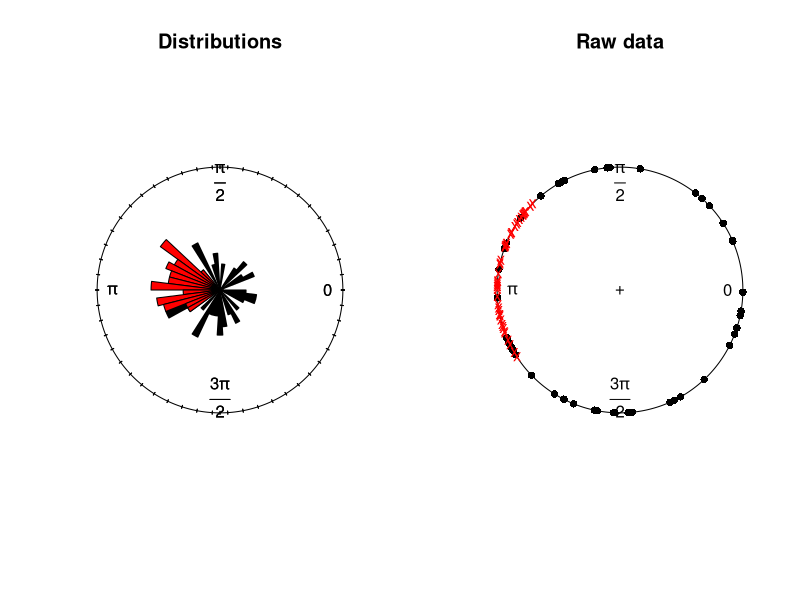
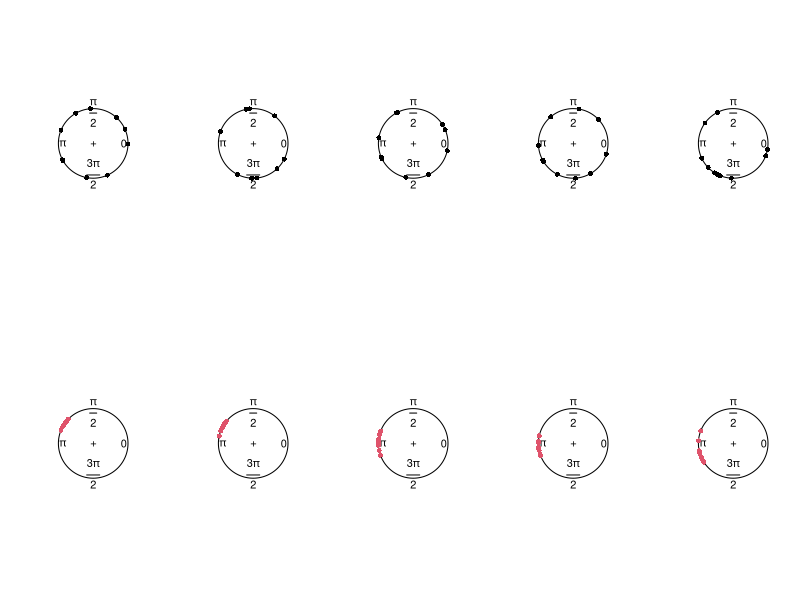

Write the R code that produced these figures, in order.
# generate some simple random data describing random directions.
# The data to be generated will represent a number of treatment groups, with 
# the first group representing a control. The control will take uniform random
# directions around the circle, and so will have mean of pi, but with complete
# representation of angles. The treatment groups will have a specified mean, 
# and a specified standard devation of angle. In this way, we need to be able to
# do two things with the data: compare the means of the treatment groups, and
# also identify which groups are behaving differently to random. That is, 
# we need to be able to test both the accuracy and precision of the data.
# So far the code starts off quite generic, and can generate data for lots of 
# groups, but i have later assumed that there are only two groups for ease of 
# plotting.

library(circular)

# how many treatment groups
G <- 2 # in this case a treatment and a control

# how many individuals in each group
M <- 5

# how many observations on the same individual
N <- 10

# ------------------------------------------------------------------------------
# generate the matrix for the data with columns for the angle data y, 
# treatment group, and ID of the individual.

n.obs <- G * M * N # number of observations in total
circ.dat <- data.frame(y =  double(n.obs), 
                       group =  sort(rep(1:G, M*N)), ID = sort(rep(1:(M*G), N)))


                      

# specify a full set of completely random directions for the control group.
# That is, the concentration value rho = 0.
circ.dat[1:(M*N), 1] <- circular::rwrappednormal(M*N, mu=circular(0), rho=0, 
                                       control.circular = list(units="radians"))

# loop through and specify means and rhos for each of the other treatment groups
for (i in 2:G) {
  start.idx <- (i-1)*N*M + 1 
  end.idx <- i*M*N
  
  # here i have specified a high concentration value of rho=0.98 to ensure high
  # high precision in the treatment group.
  a <- rwrappednormal(M,
                      mu=circular(runif(1,0,2*pi)),
                      rho=0.93, 
                      control.circular = list(units="radians"))
  
  # this is a bit lazy of me to use sort() to collect the replicated mean terms.
  mu.grp <- sort(rep(a, N)) 
  
  # pull random wrapped normal numbers for each individual with their
  # appropriate unique, individual-level mean value.
  circ.dat[start.idx:end.idx, 1] <- rwrappednormal(M*N, 
                                                   mu=mu.grp, 
                                                   rho=0.98, 
                                                   control.circular = 
                                                    list(units="radians"))
}


# ------------------------------------------------------------------------------
# Visualise the data using rose diagram circular histograms and raw circular 
# plots.
par(mfrow=c(1,2))
rose.scale = 1.5
rose.diag(circular(circ.dat[circ.dat[,2]==1,1]), col="black", prop=rose.scale, 
          main = "Distributions" )
rose.diag(circular(circ.dat[circ.dat[,2]==2,1]), col="red", prop=rose.scale,
          add=TRUE)

plot(circular(circ.dat[circ.dat[,2]==1,1]), col="black", stack=FALSE,
     main = "Raw data")
points(circular(circ.dat[circ.dat[,2]==2,1]), col="red", pch="x", stack=FALSE)

# ------------------------------------------------------------------------------
# now loop through and plot each individual on its own panel
par(mfrow=c(2,5))
for (i in 1:(G*M)){
  
  # find indices matching the ith individual
  idx <- circ.dat[,3] == i
  
  # determine which colour to use for the appropriate treatment
  clr <- circ.dat[which(idx)[1],2]
  
  # plot each individual's N data points on a separate panel
  plot(circular(circ.dat[idx,1]), col = clr)
}

# ------------------------------------------------------------------------------
# now with data generated, we need to try to recover this information using a
# linear mixed effects model with a von Mises distribution on the errors...
# (though a wrapped normal as used to generate these data is also possible
# if the likelihood exists in STAN).
